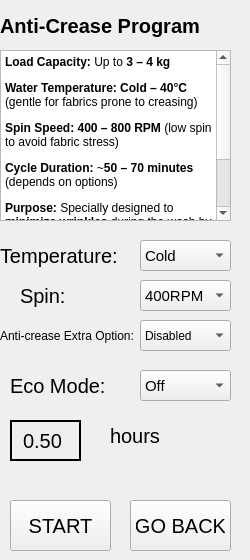
    <widget class="QWidget" name="antiCreasePage">
     <widget class="QLabel" name="antiCreaseTitle">
      <property name="geometry">
       <rect>
        <x>0</x>
        <y>0</y>
        <width>241</width>
        <height>51</height>
       </rect>
      </property>
      <property name="styleSheet">
       <string notr="true">QLabel {
font-size:20px;
font-weight:bold;
}</string>
      </property>
      <property name="text">
       <string>Anti-Crease Program</string>
      </property>
     </widget>
     <widget class="QTextEdit" name="textEdit_8">
      <property name="geometry">
       <rect>
        <x>0</x>
        <y>50</y>
        <width>231</width>
        <height>171</height>
       </rect>
      </property>
      <property name="html">
       <string>&lt;!DOCTYPE HTML PUBLIC &quot;-//W3C//DTD HTML 4.0//EN&quot; &quot;http://www.w3.org/TR/REC-html40/strict.dtd&quot;&gt;
&lt;html&gt;&lt;head&gt;&lt;meta name=&quot;qrichtext&quot; content=&quot;1&quot; /&gt;&lt;meta charset=&quot;utf-8&quot; /&gt;&lt;style type=&quot;text/css&quot;&gt;
p, li { white-space: pre-wrap; }
hr { height: 1px; border-width: 0; }
li.unchecked::marker { content: &quot;\2610&quot;; }
li.checked::marker { content: &quot;\2612&quot;; }
&lt;/style&gt;&lt;/head&gt;&lt;body style=&quot; font-family:'Segoe UI'; font-size:9pt; font-weight:400; font-style:normal;&quot;&gt;
&lt;p style=&quot; margin-top:12px; margin-bottom:12px; margin-left:0px; margin-right:0px; -qt-block-indent:0; text-indent:0px;&quot;&gt;&lt;span style=&quot; font-weight:700;&quot;&gt;Load Capacity:&lt;/span&gt; Up to &lt;span style=&quot; font-weight:700;&quot;&gt;3 – 4 kg&lt;/span&gt;&lt;/p&gt;
&lt;p style=&quot; margin-top:12px; margin-bottom:12px; margin-left:0px; margin-right:0px; -qt-block-indent:0; text-indent:0px;&quot;&gt;&lt;span style=&quot; font-weight:700;&quot;&gt;Water Temperature:&lt;/span&gt; &lt;span style=&quot; font-weight:700;&quot;&gt;Cold – 40°C&lt;/span&gt; (gentle for fabrics prone to creasing)&lt;/p&gt;
&lt;p style=&quot; margin-top:12px; margin-bottom:12px; margin-left:0px; margin-right:0px; -qt-block-indent:0; text-indent:0px;&quot;&gt;&lt;span style=&quot; font-weight:700;&quot;&gt;Spin Speed:&lt;/span&gt; &lt;span style=&quot; font-weight:700;&quot;&gt;400 – 800 RPM&lt;/span&gt; (low spin to avoid fabric stress)&lt;/p&gt;
&lt;p style=&quot; margin-top:12px; margin-bottom:12px; margin-left:0px; margin-right:0px; -qt-block-indent:0; text-indent:0px;&quot;&gt;&lt;span style=&quot; font-weight:700;&quot;&gt;Cycle Duration:&lt;/span&gt; ~&lt;span style=&quot; font-weight:700;&quot;&gt;50 – 70 minutes&lt;/span&gt; (depends on options)&lt;/p&gt;
&lt;p style=&quot; margin-top:12px; margin-bottom:12px; margin-left:0px; margin-right:0px; -qt-block-indent:0; text-indent:0px;&quot;&gt;&lt;span style=&quot; font-weight:700;&quot;&gt;Purpose:&lt;/span&gt; Specially designed to &lt;span style=&quot; font-weight:700;&quot;&gt;minimize wrinkles&lt;/span&gt; during the wash by using &lt;span style=&quot; font-weight:700;&quot;&gt;gentle drum movements&lt;/span&gt;, &lt;span style=&quot; font-weight:700;&quot;&gt;reduced spin speed&lt;/span&gt;, and sometimes &lt;span style=&quot; font-weight:700;&quot;&gt;steam&lt;/span&gt; or &lt;span style=&quot; font-weight:700;&quot;&gt;additional drum rotations after washing&lt;/span&gt; to prevent clothes from settling and creasing.&lt;/p&gt;&lt;/body&gt;&lt;/html&gt;</string>
      </property>
     </widget>
     <widget class="QLabel" name="tempLabel_8">
      <property name="geometry">
       <rect>
        <x>0</x>
        <y>240</y>
        <width>131</width>
        <height>31</height>
       </rect>
      </property>
      <property name="styleSheet">
       <string notr="true">QLabel{
font-size:20px;
}</string>
      </property>
      <property name="text">
       <string>Temperature:</string>
      </property>
     </widget>
     <widget class="QComboBox" name="antiCreaseTempBox">
      <property name="geometry">
       <rect>
        <x>140</x>
        <y>240</y>
        <width>91</width>
        <height>31</height>
       </rect>
      </property>
      <property name="styleSheet">
       <string notr="true">QComboBox{
font-size:15px;
}</string>
      </property>
      <property name="editable">
       <bool>false</bool>
      </property>
      <item>
       <property name="text">
        <string>Cold</string>
       </property>
      </item>
      <item>
       <property name="text">
        <string>30°C</string>
       </property>
      </item>
      <item>
       <property name="text">
        <string>40°C</string>
       </property>
      </item>
     </widget>
     <widget class="QLabel" name="spinLabel_7">
      <property name="geometry">
       <rect>
        <x>20</x>
        <y>280</y>
        <width>61</width>
        <height>31</height>
       </rect>
      </property>
      <property name="styleSheet">
       <string notr="true">QLabel{
font-size:20px;
}</string>
      </property>
      <property name="text">
       <string>Spin:</string>
      </property>
     </widget>
     <widget class="QComboBox" name="antiCreaseSpinBox">
      <property name="geometry">
       <rect>
        <x>140</x>
        <y>280</y>
        <width>91</width>
        <height>31</height>
       </rect>
      </property>
      <property name="styleSheet">
       <string notr="true">QComboBox{
font-size:15px;
}</string>
      </property>
      <property name="editable">
       <bool>false</bool>
      </property>
      <item>
       <property name="text">
        <string>400RPM</string>
       </property>
      </item>
      <item>
       <property name="text">
        <string>600RPM</string>
       </property>
      </item>
      <item>
       <property name="text">
        <string>800RPM</string>
       </property>
      </item>
     </widget>
     <widget class="QLabel" name="rinseLabel_7">
      <property name="geometry">
       <rect>
        <x>0</x>
        <y>320</y>
        <width>151</width>
        <height>31</height>
       </rect>
      </property>
      <property name="styleSheet">
       <string notr="true">QLabel{
font-size:12px;
}</string>
      </property>
      <property name="text">
       <string>Anti-crease Extra Option:</string>
      </property>
     </widget>
     <widget class="QComboBox" name="antiCreaseExtraBox">
      <property name="geometry">
       <rect>
        <x>140</x>
        <y>320</y>
        <width>91</width>
        <height>31</height>
       </rect>
      </property>
      <property name="styleSheet">
       <string notr="true">QComboBox{
font-size:12px;
}</string>
      </property>
      <property name="editable">
       <bool>false</bool>
      </property>
      <item>
       <property name="text">
        <string>Disabled</string>
       </property>
      </item>
      <item>
       <property name="text">
        <string>Enabled</string>
       </property>
      </item>
     </widget>
     <widget class="QLabel" name="ecomodeLabel_8">
      <property name="geometry">
       <rect>
        <x>10</x>
        <y>370</y>
        <width>131</width>
        <height>31</height>
       </rect>
      </property>
      <property name="styleSheet">
       <string notr="true">QLabel{
font-size:20px;
}</string>
      </property>
      <property name="text">
       <string>Eco Mode:</string>
      </property>
     </widget>
     <widget class="QComboBox" name="antiCreaseEcoModeBox">
      <property name="geometry">
       <rect>
        <x>140</x>
        <y>370</y>
        <width>91</width>
        <height>31</height>
       </rect>
      </property>
      <property name="styleSheet">
       <string notr="true">QComboBox{
font-size:15px;
}</string>
      </property>
      <property name="editable">
       <bool>false</bool>
      </property>
      <item>
       <property name="text">
        <string>Off</string>
       </property>
      </item>
      <item>
       <property name="text">
        <string>On</string>
       </property>
      </item>
     </widget>
     <widget class="QLabel" name="antiCreaseHourLabel">
      <property name="geometry">
       <rect>
        <x>10</x>
        <y>420</y>
        <width>71</width>
        <height>41</height>
       </rect>
      </property>
      <property name="styleSheet">
       <string notr="true">QLabel {
font-size:20px;
border:2px solid black;
padding:6px;
}</string>
      </property>
      <property name="text">
       <string>0.50</string>
      </property>
     </widget>
     <widget class="QLabel" name="label_8">
      <property name="geometry">
       <rect>
        <x>110</x>
        <y>420</y>
        <width>81</width>
        <height>31</height>
       </rect>
      </property>
      <property name="styleSheet">
       <string notr="true">QLabel{
font-size:20px;
}</string>
      </property>
      <property name="text">
       <string>hours</string>
      </property>
     </widget>
     <widget class="QPushButton" name="antiCreaseStartButt">
      <property name="geometry">
       <rect>
        <x>10</x>
        <y>500</y>
        <width>101</width>
        <height>51</height>
       </rect>
      </property>
      <property name="styleSheet">
       <string notr="true">QPushButton{
font-size:20px;
padding:5px;
}</string>
      </property>
      <property name="text">
       <string>START</string>
      </property>
     </widget>
     <widget class="QPushButton" name="antiCreaseBackButton">
      <property name="geometry">
       <rect>
        <x>130</x>
        <y>500</y>
        <width>101</width>
        <height>51</height>
       </rect>
      </property>
      <property name="styleSheet">
       <string notr="true">QPushButton{
font-size:20px;
padding:5px;
}</string>
      </property>
      <property name="text">
       <string>GO BACK</string>
      </property>
     </widget>
    </widget>
